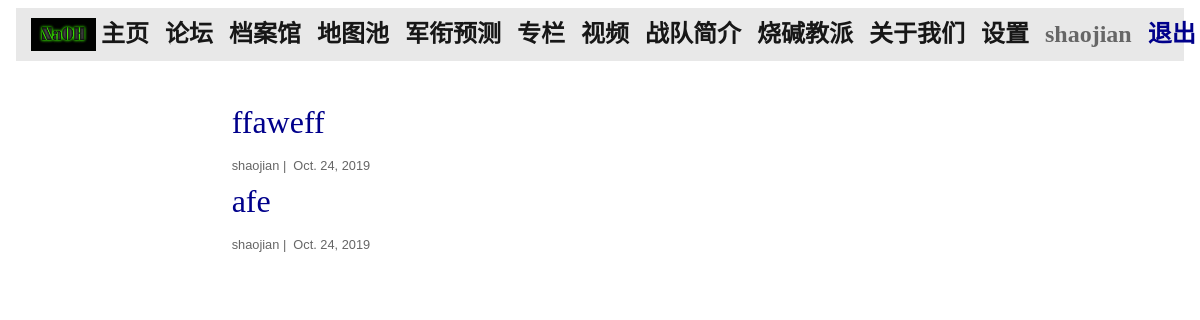
The page /setting/my_column (signed in) on the database as committed earlier.
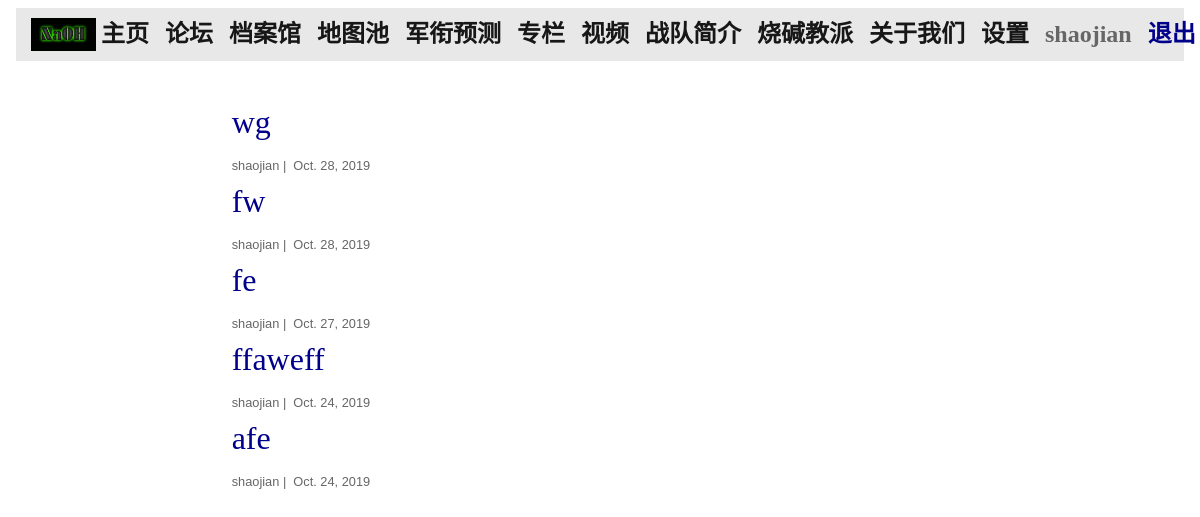
The same page on the database as committed later.
### essays/models.py (models this page shows)
class Post(models.Model):
    user = models.ForeignKey(User, on_delete=models.CASCADE)
    title = models.CharField(max_length=128)
    body = models.CharField(max_length=4000)
    created_on = models.DateTimeField(auto_now_add=True)
    count = models.IntegerField(default=0)
    rate = models.FloatField(default=0)
    rate_total = models.FloatField(default=0)
    rate_num = models.IntegerField(default=0)

### projects/views.py (the view)
# urls.py: path("setting/my_column", views.my_column, name="my_column"),
def my_column(request):
    posts = Column.objects.filter(
        user=request.user
    ).order_by(
        '-created_on'
    )
    language = select_language(request)
    context = {
        'language': language,
        "posts": posts
    }
    return render(request, "my_column.html", context)

### projects/views.py (called while the page is built)
def select_language(request):
    language = 'English'
    if request.user.is_authenticated:
        if request.session.get(request.user.username, None) == None:
            request.session[request.user.username] = 'Chinese'
        language = request.session[request.user.username]
    return language

### projects/templates/my_column.html
{% extends "base.html" %}
{% load static %}
{% block page_content %}
<br>
<div class="col-md-8 offset-md-2">
{% for post in posts %}
    <h2><a style="color: #00008B;" href="{% url 'essay_details' post.pk%}">{{ post.title }}</a></h2>
    <small>
        {{ post.user }} |&nbsp;
        {{ post.created_on.date }}
    </small>
    <br>
{% endfor %}
</div>
{% endblock %}

Rows that differ between the two databases and show on the page:
added Post: title "wg", user "shaojian", created_on "Oct. 28, 2019"
added Post: title "fw", user "shaojian", created_on "Oct. 28, 2019"
added Post: title "fe", user "shaojian", created_on "Oct. 27, 2019"
